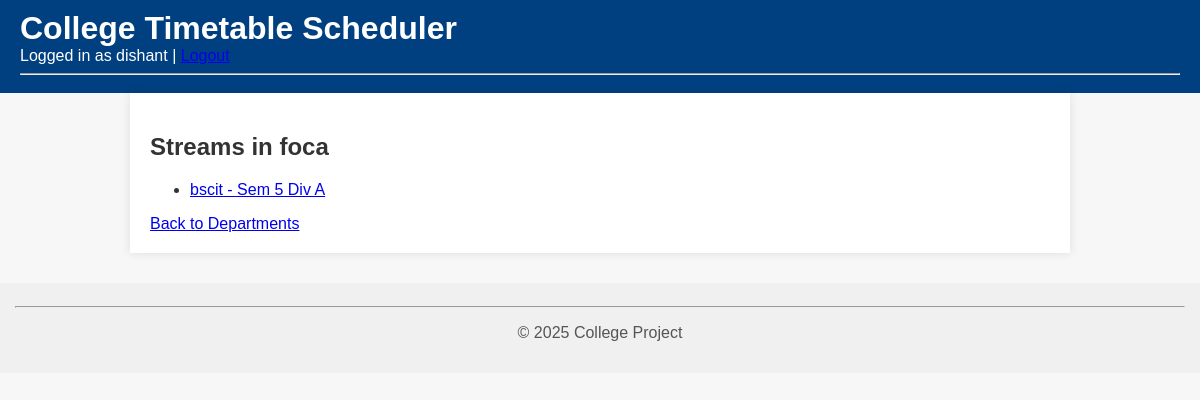
The page /timetable/departments/8/streams/ (signed in) on the database its author committed.
### users/models.py (models this page shows)
class User(AbstractUser):
    is_admin = models.BooleanField(default=False)

### timetable/models.py (models this page shows, shortened)
class Department(models.Model):
    name = models.CharField(max_length=100)

class Stream(models.Model):
    department = models.ForeignKey(Department, on_delete=models.CASCADE)
    name = models.CharField(max_length=100)
    semester = models.PositiveIntegerField()
    division = models.CharField(max_length=1)
    def __str__(self):
        return f"{self.name} - Sem {self.semester} Div {self.division}"

### timetable/views.py (the view)
# urls.py: path('departments/<int:department_id>/streams/', views.timetable_stream_list, name='timetable_stream_list'),
def timetable_stream_list(request, department_id):
    department = get_object_or_404(Department, id=department_id)
    streams = department.stream_set.all()
    return render(request, 'timetable/stream_list.html', {'department': department, 'streams': streams})

### templates/timetable/stream_list.html (shortened to what this page needs)
{% extends 'base.html' %}
{% block content %}
<h2>Streams in {{ department.name }}</h2>
<ul>
  {% for stream in streams %}
    <li><a href="{% url 'timetable_detail' stream_id=stream.id %}">{{ stream }}</a></li>
  {% empty %}
    <li>No streams found.</li>
  {% endfor %}
</ul>
<a href="{% url 'department_list' %}">Back to Departments</a>
{% endblock %}

### templates/base.html (shortened to what this page needs)
{%load static%}
<!DOCTYPE html>
<html lang="en">
<head>
    <link rel="stylesheet" href="{% static 'css/style.css' %}">
</head>
<body>
    <header>
        <h1>College Timetable Scheduler</h1>
        {% if user.is_authenticated %}
            Logged in as {{ user.username }} | <a href="{% url 'logout' %}">Logout</a>
        {% else %}
            <a href="{% url 'login' %}">Login</a>
        {% endif %}
        <hr>
    </header>
    <main>
        {% block content %}{% endblock %}
    </main>
    <footer>
        <hr>
        <p>&copy; 2025 College Project</p>
    </footer>
</body>
</html>

### static/css/style.css (style rules this page uses)
body { font-family: Arial, sans-serif; margin: 0; padding: 0; background-color: #f7f7f7; color: #333; }
header { background-color: #004080; color: white; padding: 10px 20px; }
header h1 { margin: 0; }
main { padding: 20px; max-width: 900px; margin: auto; background-color: white; box-shadow: 0 0 10px rgba(0,0,0,0.1); }
footer { text-align: center; padding: 15px; background-color: #f0f0f0; margin-top: 30px; color: #555; }

### rows shown on the page
User: username "dishant"
Department: name "foca"
Stream: name+semester+division "bscit - Sem 5 Div A"
